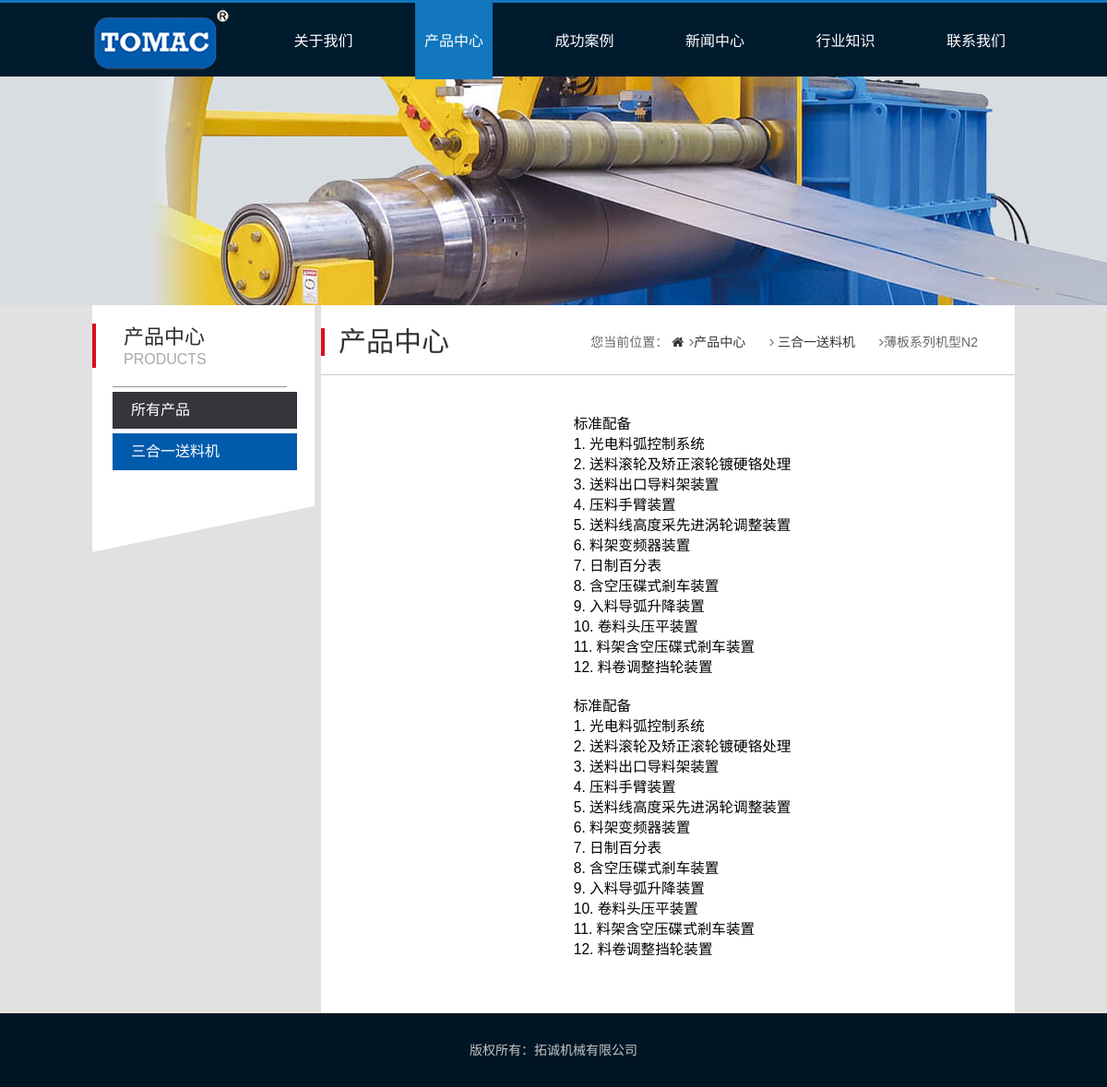
Page /product/2/slabs-series/ on the committed database.
### toptran/models.py (models this page shows, shortened)
@python_2_unicode_compatible
class Product(models.Model):
	category = models.ForeignKey(Category,related_name='products')
	name = models.CharField(max_length=200,db_index=True)
	slug = models.SlugField(max_length=200,db_index=True)
	image = FilerImageField(null=True,blank=True,related_name='products_image')
	description = RichTextField(blank=True,null=True,verbose_name="description")
	class Meta:
		ordering = ('name',)
		index_together = (('id','slug'),)

@python_2_unicode_compatible
class Category(models.Model):
	name = models.CharField(max_length=200,db_index=True)
	slug = models.SlugField(max_length=200,db_index=True,unique=True)
	class Meta:
		ordering = ('name',)
		verbose_name = 'category'
		verbose_name_plural = 'categories'
	def __str__(self):
		return self.name

### toptran/views.py (the view)
# urls.py: url(r'^product/(?P<id>\d+)/(?P<slug>[-\w]+)/$',views.product_detail,name='product_detail'),
def product_detail(request,id,slug):
	product = get_object_or_404(Product,id=id,slug=slug)
	return render(request,'toptran/product_detail.html',{'product':product})

### templates/toptran/product_detail.html (shortened to what this page needs)
{% extends 'toptran/base.html' %}
{% load staticfiles %}
{% block title %}
  <link rel="stylesheet" type="text/css" href="{% static 'index.css' %}">
  <link rel="stylesheet" type="text/css" href="{% static 'css/product.css' %}">
  <link rel="stylesheet" type="text/css" href="{% static 'css/base.css' %}">
  <link href="http://cdn.bootcss.com/font-awesome/4.7.0/css/font-awesome.min.css" rel="stylesheet">
{% endblock %}
{% block content %}
  <div class="header">
      <nav>
        <ul>
           <li><a href="{% url 'toptran:index' %}"><div><img src="{% static 'img/LOGO.png' %}"></div></a></li>
           <li class="nav"><a href="{% url 'toptran:about' %}">关于我们</a></li>
           <li class="cont"><a href="{% url 'toptran:product_list' %}">产品中心</a></li>
           <li class="nav"><a href="{% url 'toptran:case' %}">成功案例</a></li>
           <li class="nav"><a href="{% url 'toptran:news' %}">新闻中心</a></li>
           <li class="nav"><a href="{% url 'toptran:knowledge' %}">行业知识</a></li>
           <li class="nav"><a href="{% url 'toptran:contact' %}">联系我们</a></li>
        </ul>
      </nav>
  </div>
<div class="n_main">
  <div class="public_2">
    <div class="nm_left">
      <div class="bai">
        <div class="left_tit">
            <p class="nlp_1">产品中心</p>
            <p class="nlp_2">PRODUCTS</p>
        </div>
            <div class="left_list_1">
                <ul class="nav_yi_2">
                    <li {% if not category %} class = "cont"{% endif %}>
                         <a href="{% url "toptran:product_list"%}">所有产品</a>
                    </li>
                    <li class = "cur">
                         <a href="{{ c.get_absolute_url }}">{{ product.category }}</a>
                    </li>
                </ul>
            </div>
      </div>
      <p><img src="{% static 'img/left_bj.png' %}" /></p>
    </div>
        <div class="nm_right">
            <div class="mbx_nav">
                <p>产品中心
                    <span>您当前位置：
                      <a href="{% url 'toptran:index' %}">
                        <i class="fa fa-home heading-icon" aria-hidden="true"></i></a>
                        <span> <i class="fa fa-angle-right heading-icon" aria-hidden="true"></i>{{ product.name }}</span>
                         <span><i class="fa fa-angle-right heading-icon" aria-hidden="true"></i><a href="{% url 'toptran:product_list' %}"> {{ product.category }}</a></span>
                        <span><i class="fa fa-angle-right heading-icon" aria-hidden="true"></i><a href="{% url 'toptran:product_list' %}">产品中心</a></span>
                    </span>
                </p>
            </div>
            <div class="product_center">
                  <div class="right">
                      <p class="new_p1">{{ product.description|safe }}</p>
                  </div>
            </div>
        </div>
  </div>
</div>
{% endblock %}

### static/index.css (style rules this page uses)
nav ul { height: 80px; border-top:3px solid #1277BD; background-color:#001B2E; display: flex; flex-direction:row; justify-content: space-between; align-items: center; list-style: none; margin:0px; padding: 0px 100px ; }
.nav a:link, .nav a:visited { font-size: 16px; color:white; text-decoration: none; list-style: none; outline:none; }
li { margin:0px 0px; padding: 30px 10px 30px 10px; }
li a:link, li a:visited { outline:none; }

### static/css/product.css (style rules this page uses)
a { text-decoration:none; color:#333; }
.header .cont a:link, .header .cont a:visited { font-size: 16px; color:white; text-decoration: none; list-style: none; outline:none; }
.header .nav { margin:0px 0px; padding: 31px 10px 31px 10px; }
.header .cont { margin:0px 0px; padding: 31px 10px 31px 10px; background-color: #1277BD }
body { background:#fff; color: #000; width: 100%; margin:0px auto; }
.header { background: url(../img/product-banner.png) no-repeat; width: 100%; height: 331px; margin:0px; }
.product_center { border-top:#CCC solid 1px; padding: 40px; display: flex; flex-direction:row; margin:20px auto; align-items: center; justify-content: center; }
.product_center p { flex: 1; margin:0px 20px ; text-align: left; text-indent: 2em; font-size:130%; }
.public_2 { width:1000px; margin:auto; }
.n_main { width:100%; background-color:#E2E1E1; overflow:hidden; }
.nm_left { width:241px; float:left; overflow:hidden; margin-right:7px; }
.bai { background:#FFF;overflow:hidden; }
.left_tit { border-left:#db0c1c solid 4px; margin:20px 0; padding-left:30px; }
.nlp_1 { color:#2c2c32; font-size:22px; line-height:30px; }
.nlp_2 { color:#a9a9a9; font-size:16px; font-family:Arial; }
.left_list_1 { margin:5px 30px 5px 22px; border-top:#949295 solid 1px; }
.left_list_1 ul.nav_yi_2 li { width:200px; line-height:40px; background:#36353c; margin-bottom:5px; cursor:pointer }
.left_list_1 ul.nav_yi_2 li a { color:#FFF; font-size:16px; width:180px; margin:5px 0; padding-left:20px; display:block; }
.left_list_1 ul li.cur { background:#005BAC; color:#fff; }
.left_list_1 ul li.cur a { color:#fff !important; }
.nm_right { width:752px; float:left; overflow:hidden; background:#FFF; min-height:600px; }
.mbx_nav { line-height:30px; }
.mbx_nav p { display:block; color:#333333; font-size:30px; border-left:#db0c1c solid 4px; padding-left:15px; margin-top:25px; margin-bottom:10px; }
.mbx_nav p span { margin-left:6px; display:block; float:right; font-size:14px; color:#686868; margin-right:20px; }

### static/css/base.css (style rules this page uses)
body,div,dl,dt,dd,ul,ol,li,h1,h2,h3,h4,h5,h6,pre,form,fieldset,input,textarea,p,blockquote,th,td,img,area,param { margin:0; padding:0; }
html,body { margin:0; padding:0; height: 100%; font-family:arial,黑体,sans-serif; -webkit-text-size-adjust:none; }
ol,ul { padding-left:0; list-style-type:none; list-style:none; }
img { border:none; display:inline-block; vertical-align:middle; }
body { font-size:12px; }

### rows in the picture
Product: category "三合一送料机", name "薄板系列机型N2", description "标准配备 1. 光电料弧控制系统 2. 送料滚轮及矫正滚轮镀硬铬处理 3. 送料出口导料架装置 4. 压料手臂装置 5. 送料线高度采先进涡轮调整装置 6. 料架变频器装置 7. 日制百分表 8. 含空压碟式剎车装置 9. 入料导弧升降装置 10. 卷料头压平装置 11. 料架含空压碟式剎车装置 12. 料卷调整挡轮装置 标准配备 1. 光电料弧控制系统 2. 送料滚轮及矫正滚轮镀硬铬处理 3. 送料出口导料架装置 4. 压料手臂装置 5. 送料线高度采先进涡轮调整装置 6. 料架变频器装置 7. 日制百分表 8. 含空压碟式剎车装置 9. 入料导弧升降装置 10. 卷料头压平装置 11. 料架含空压碟式剎车装置 12. 料卷调整挡轮装置"
